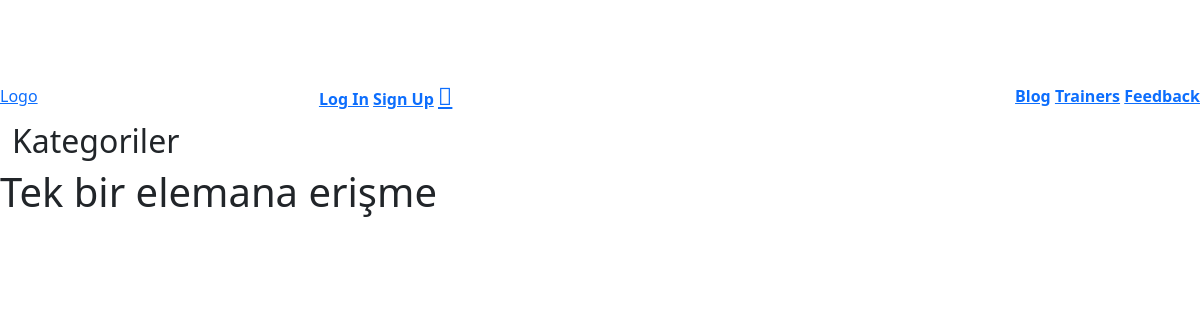
/post/categories/, run on an earlier commit of the app's database.
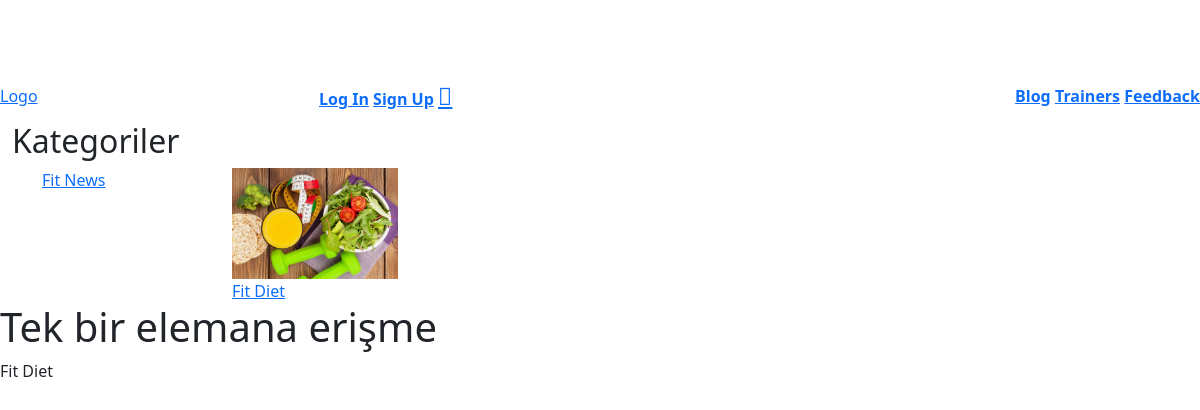
And on a later commit of the database.
### post/models.py (models this page shows, shortened)
class Category(models.Model):
    name = models.CharField(max_length=255)
    image = models.ImageField(null=True, blank=True)
    slug = models.SlugField(unique=True, editable=False, max_length=130)

### post/views.py (the view)
# urls.py: path('categories/', category_view, name='categories'),
def category_view(request):
    category_list = Category.objects.all()
    return render(request, 'post/category.html', {'category_list': category_list})

### templates/post/category.html (shortened to what this page needs)
{% extends 'base.html' %}
{% block body %}
    <div class="container-fluid">
        <h2> Kategoriler </h2>
<div class="container">
        <div class ="row">
        {% for category in category_list %}
            <div class="col col-md-2">
                {% if category.image %}
                    <img src="{{ category.image.url }}" class="img-fluid" />
                {% endif %}
                <a href="{% url 'post:index' %}?kategori={{category.slug}} ">
                    {{category.name}}
                </a>
                </div>
        {% endfor %}
</div>
            </div>
    </div>
<h1>Tek bir elemana erişme</h1>
{% if category_list %}
{{category_list.1.name}}
{% endif %}
{% endblock %}

What changed in the data, as far as the page shows it:
added Category: name "Fit News"
added Category: image (picture), name "Fit Diet"
